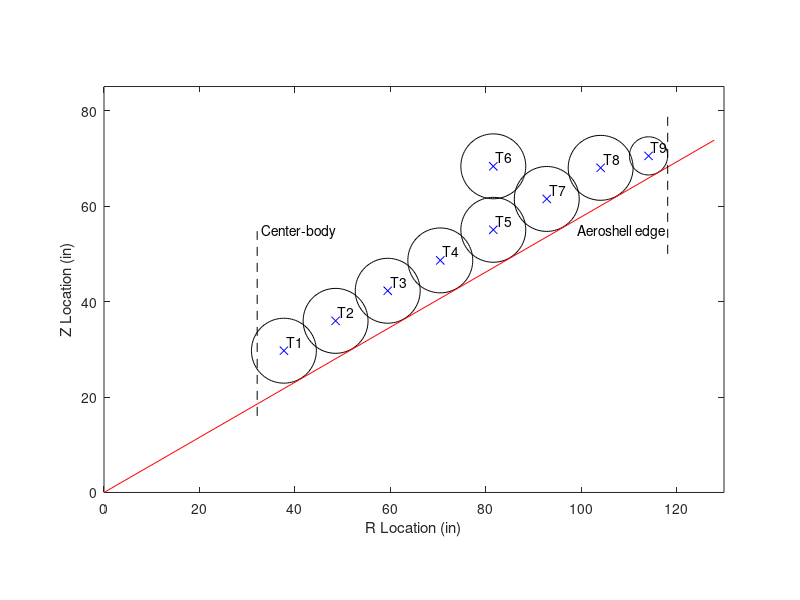

The MATLAB source for this figure:
function [C,r] = pressure_tub_config
% Defines the 3.7 meter HIAD pressure tub test cross section

alpha = 60; % Cone angle
R = 6/2; % HIAD radius
R = R*1000/25.4;
Rcb = 32.095; % Radius of centerbody

L = R/sind(alpha) - Rcb/sind(alpha); % Length of TPS

r = [13.6
    13.6
    13.6
    13.6
    13.6
    13.6
    13.6
    8]/2;

C1 = zeros(size(r,1),2);

overlap = [1.2 .455]; % Torus overlap linearly tapers from a to b
overlap_i = linspace(overlap(1),overlap(2),size(r,1))';


% Location of first torus
C1(1,:) = [Rcb + r(1) (Rcb + r(1))/tand(alpha) + r(1)/sind(alpha)] - [overlap_i(1) overlap_i(1)*cosd(alpha)];


% Location of other tori
for i = 2:size(r,1) - 1
    Li = r(i - 1) + r(i) - overlap_i(i);
    C1(i,:) = C1(i - 1,:) + [Li*cosd(90 - alpha) Li*sind(90 - alpha)];
end


% Location of shoulder torus
th = -16;
Li = r(end - 1) + r(end) - overlap_i(end);
alpha0 = 90 - alpha;

C1(end,:) = C1(end - 1,:) + [Li*cosd(alpha0 + th) Li*sind(alpha0 + th)];


% Location of tri-torus
Rt = C1(5,1);
Zt = C1(5,2) + r(5)*2 - .3;
C1 = [C1(1:5,:)
    Rt Zt
    C1(6:end,:)];
r = [r(1:5)
    13.6/2
    r(6:end)];

% % Check HIAD radius
% Lout = (C1(end,1) + r(end))*25.4/1000*2;

% Include tieback location
C = [Rcb C1(1,2);
    C1];


%% Plot
theta = linspace(0,2*pi,100)';
plotting = 1;

SI = 1; % 25.4; % 

if plotting == 1
    figure(100)
    clf
    box on
    hold on
    axis equal
%     axis off

    for i = 1:size(C1,1)
        plot(C1(i,1)*SI,C1(i,2)*SI,'bx') % Torus centers
        plot((r(i)*cos(theta) + C1(i,1))*SI,(r(i)*sin(theta) + C1(i,2))*SI,'k-') % Torus cross sections
        
        text((C1(i,1) + .5)*SI,(C1(i,2) + 2)*SI,strcat('T',num2str(i)))
    end

    plot([0 R*1.25*cosd(90 - alpha)]*SI,[0 R*1.25*sind(90 - alpha)]*SI,'r-') % HIAD fore side
    plot([Rcb Rcb]*SI,[Rcb*cosd(alpha) (C1(1,2) + r(1))*1.5]*SI,'k--') % Centerbody location
    text((Rcb + 1)*SI,(C1(1,2) + r(1))*1.5*SI,'Center-body')
    
    plot([R R]*SI,[50 80]*SI,'k--')
    text((R - 19)*SI,(C1(1,2) + r(1))*1.5*SI,'Aeroshell edge')

    xlim([0 (C1(end,1) + r(end))*1.1]*SI)
    ylim([0 (C1(end,2) + r(end - 1))*1.1]*SI)
    
    if SI == 1
        xlabel('R Location (in)')
        ylabel('Z Location (in)')
    else
        xlabel('R Location (mm)')
        ylabel('Z Location (mm)')
    end
end
end

